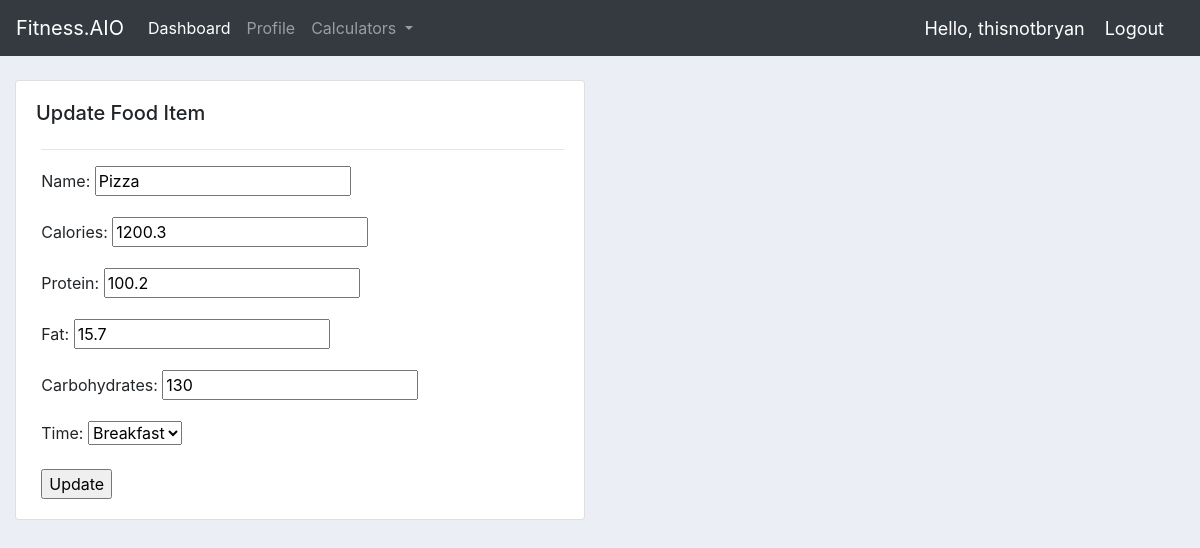
Screenshot of /foodEntry/update/1/ (signed in) with the database file from the repository.
### foodEntry/models.py (models this page shows, shortened)
class FoodItem(models.Model):
    TIME_EATEN = [
        ('Breakfast','Breakfast'),
        ('Lunch', 'Lunch'),
        ('Dinner', 'Dinner'),
        ('Snack','Snack')
    ]
    user = models.ForeignKey(User, null=True, on_delete=models.CASCADE)
    name = models.CharField(max_length = 200)
    date_added = models.DateTimeField(auto_now_add=True)
    calories = models.CharField(max_length=7)
    protein = models.CharField(max_length=5)
    fat = models.CharField(max_length=5)
    carbohydrates = models.CharField(max_length=5)
    time = models.CharField(max_length = 200, choices = TIME_EATEN, null = True)

### foodEntry/views.py (the view)
# urls.py: path('update/<int:id>/', updatefooditem_View, name="update-food" ),
@login_required
@transaction.atomic
def updatefooditem_View(request,id):
    instance = get_object_or_404(FoodItem, id=id)
    if request.method == 'POST':
        food_form = FoodEntryForm(request.POST, instance=instance)
        if food_form.is_valid():
            food_form.save()
            return redirect('homeView')
    else:
        food_form = FoodEntryForm(instance=instance )
    return render(request,'foodEntry/updateFood.html', {'form' : food_form,
    'foodItem': instance})

### foodEntry/forms.py
class FoodEntryForm(forms.ModelForm):
    class Meta:
        model = FoodItem
        fields = [
            "name",
            "calories",
            "protein",
            "fat",
            "carbohydrates",
            "time"
        ]

### foodEntry/templates/foodEntry/updateFood.html
{% extends 'base.html' %}
{% block content %}
<br>
<div class="row">
    <div class="col-md-6">
        <div class="card card-body">
            <h5>Update Food Item</h5>
            <form action="." method="POST" style="padding-left: 1%;"> {% csrf_token %}
                <hr>
                {{form.as_p}}
                <input type="submit" value="Update">
            </form>
        </div>
    </div>
</div>
{% endblock content %}

### templates/navbar.html (shortened to what this page needs)
<nav class="navbar navbar-expand-lg navbar-dark bg-dark">
    <a class="navbar-brand" href="{% url 'homeView' %}">Fitness.AIO</a>
    <div class="collapse navbar-collapse" id="navbarNavDropdown">
        <ul class="navbar-nav">
            <li class="nav-item active">
                <a class="nav-link" href="{% url 'homeView' %}">Dashboard <span class="sr-only">(current)</span></a>
            </li>
            <li class="nav-item">
                <a class="nav-link" href="{% url 'profile-page' %}">Profile</a>
            </li>
            <li class="nav-item dropdown">
                <a class="nav-link dropdown-toggle" href="#" id="navbarDropdownMenuLink" data-toggle="dropdown"
                    aria-haspopup="true" aria-expanded="false">
                    Calculators
                </a>
            </li>
        </ul>
    </div>
    {% if user.is_authenticated %}
        <span class="hello-msg">Hello, {{request.user}}</span>
        <span><a class="hello-msg" href="{% url 'logout' %}">Logout</a></span>
    {% else %}
        <span><a class="hello-msg" href="{% url 'login' %}">Login</a></span>
    {% endif %}
</nav>

### static/css/main.css (style rules this page uses)
body { background-color: #ebeff5; }

### templates/navbar.html (style rules this page uses)
.hello-msg { font-size: 18px; color: #fff; margin-right: 20px; }

### rows the page displays
FoodItem: name "Pizza", calories "1200.3", protein "100.2", fat "15.7", carbohydrates "130", time "Breakfast"

### other values shown
{{ request.user }} "thisnotbryan"
